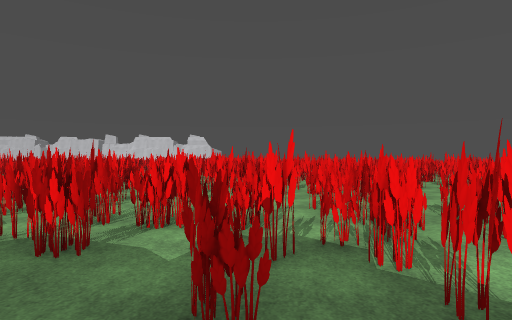
view 1 (above)

16 first-person views from a walk through a Godot game level. The camera is 1.5 m above the floor, looks level and sees 75° across. The floor is counted in squares, 2 m on a side. Each view is taken from the middle of a square. On the plan, view 1 faces up. The plan holds only what a view shows up to about 11 squares ahead; the rest is blank. The place goes on beyond the plan. Some surface patterns are stand-ins.

view 2
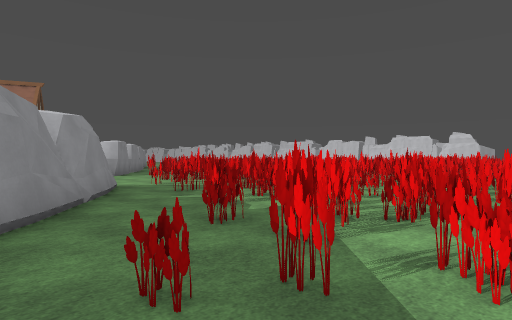

view 3
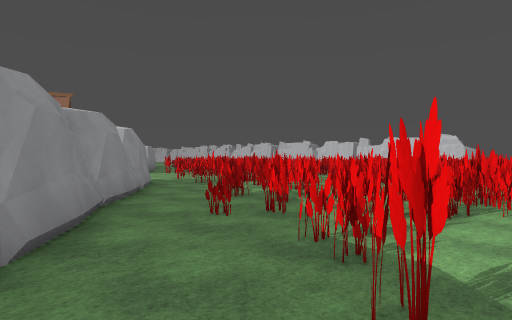

view 4
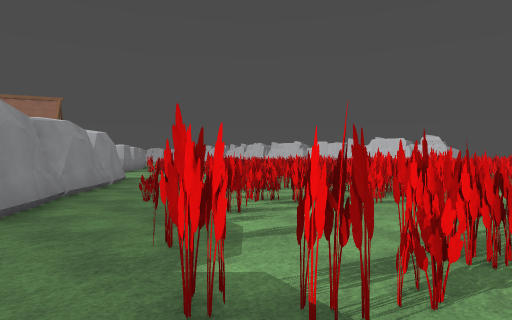

view 5
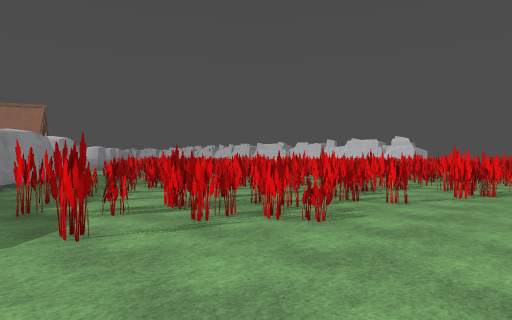

view 6
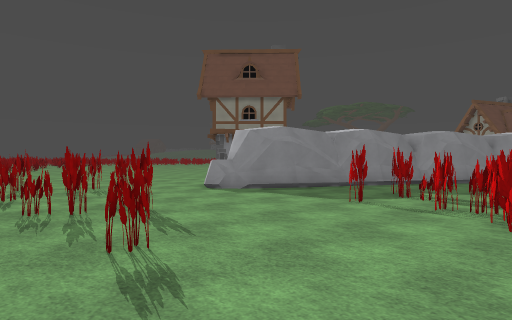

view 7
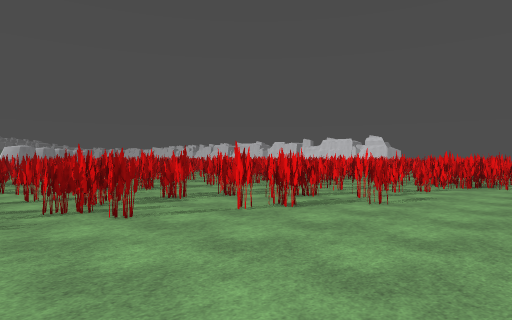

view 8
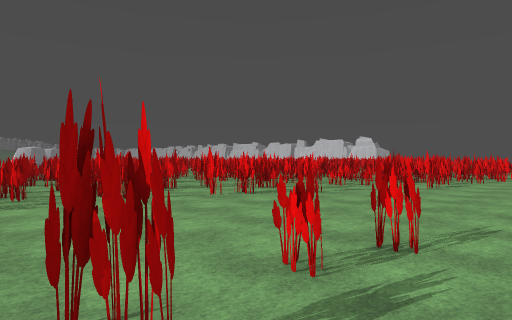

view 9
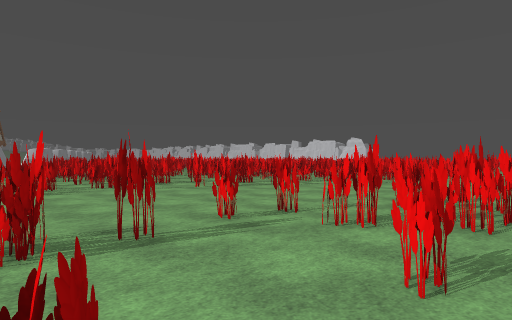

view 10
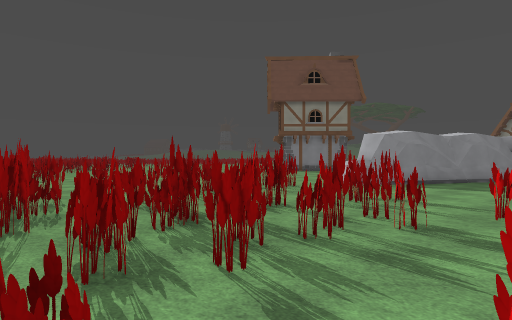

view 11
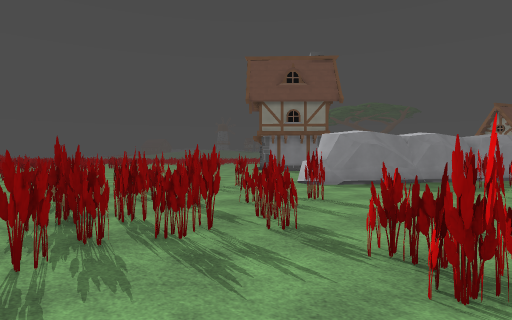

view 12
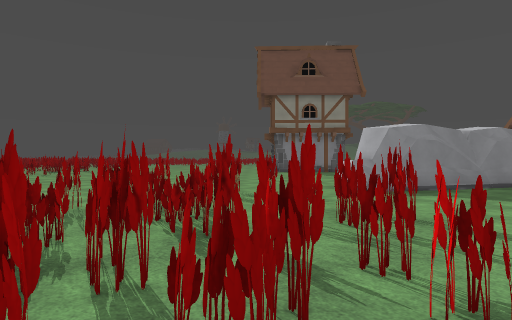

view 13
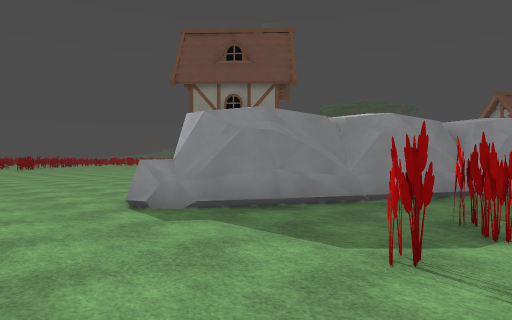

view 14
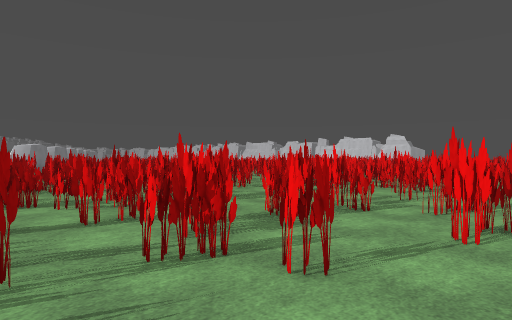

view 15
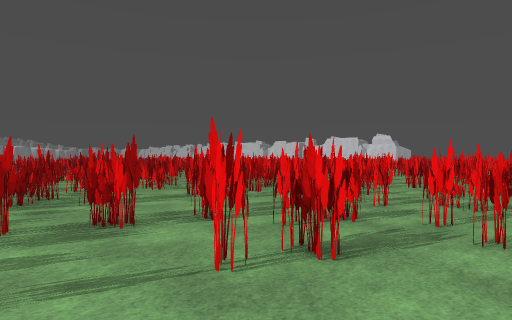

view 16
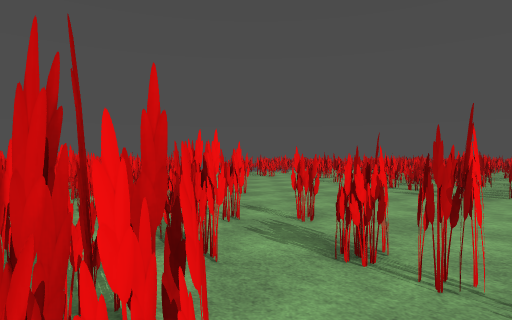

### Floor plan
Key: @ floor where view 1 was taken; # wall or solid block; . floor; = window, fence, low wall or low ledge; T thing the floor can be seen under or through.
Columns run from 4 left of view 1 to 18 right of it. Each row starts with its distance up from view 1.
  9          #####=......
  8       #####.#.......#.#
  7      ###.#..###.....###
  6      ##....###.....###
  5 ### ##..##.#.#.....##
  4 #.#####=#...........#
  3 #.#..#####TTT.....###
  2 ....#####.TTT.....#..
  1 ##....##..TT.........#
  0  ##.@#.#..TTT....##..
 -1   ##....#.T......=..#.
 -2    ###....T.#...#....#
 -3      ###.........#####
 -4        ###.....####
 -5          ##......#
 -6           ##....###
 -7            ...#.#####
 -8           ....#....##
 -9           ......#...
-10           ........#.
-11           .........
-12           ...   ...
-13            ..   ...

Where each view was taken, in squares from view 1:
view 1: 0 up, 0 right, facing up
view 2: 1 down, 3 right, facing up-left
view 3: 3 down, 5 right, facing up-left
view 4: 3 down, 7 right, facing up-left
view 5: 3 down, 11 right, facing up-left
view 6: 1 up, 13 right, facing down-left
view 7: 1 up, 13 right, facing up-left
view 8: 0 up, 15 right, facing up-left
view 9: 1 down, 17 right, facing up-left
view 10: 1 down, 17 right, facing down-left
view 11: 0 up, 16 right, facing down-left
view 12: 2 down, 15 right, facing down-left
view 13: 1 down, 10 right, facing down-left
view 14: 1 up, 10 right, facing up-left
view 15: 3 up, 11 right, facing up-left
view 16: 4 up, 7 right, facing up-right
